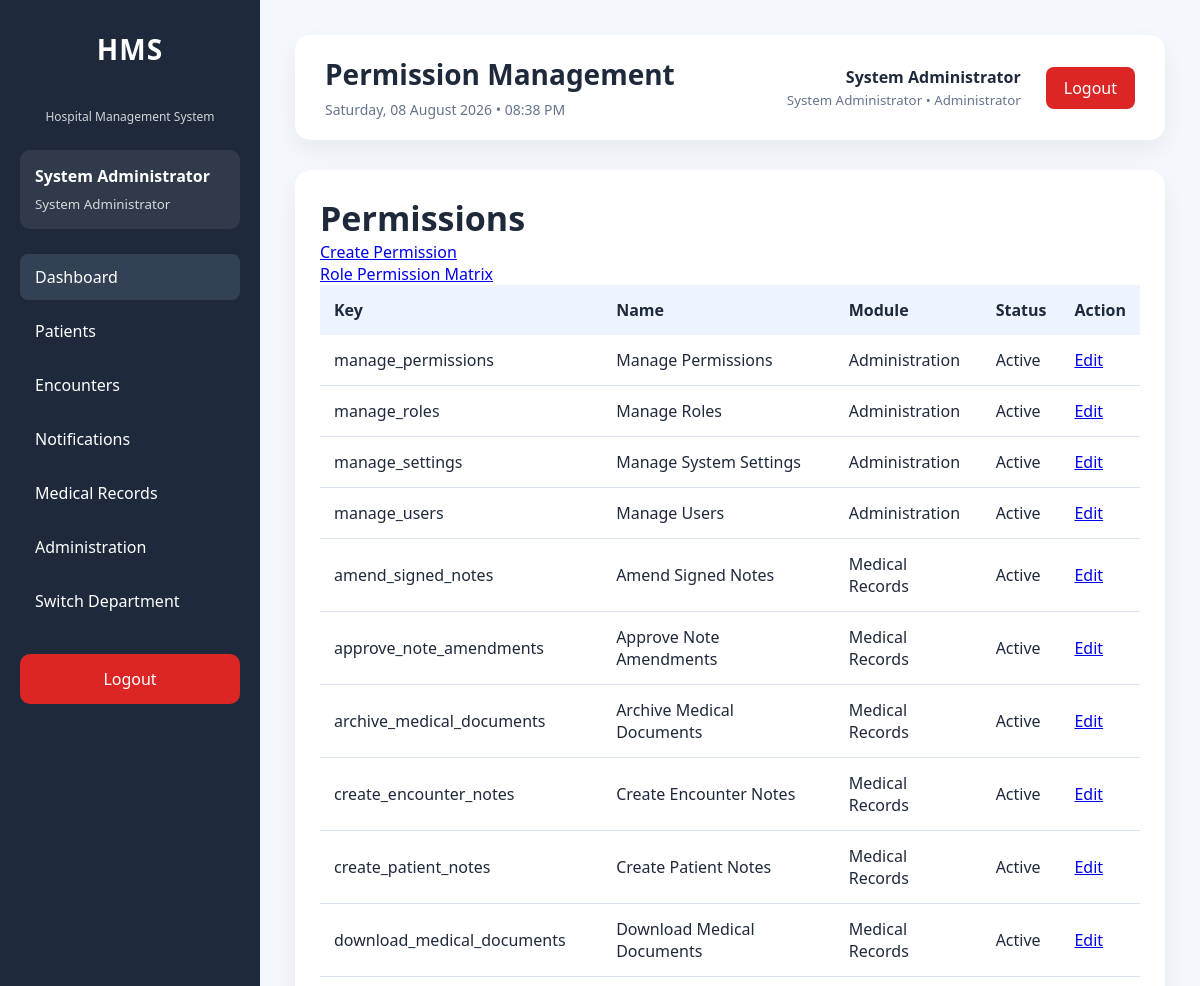
The app's page /modules/administration/permissions/index.php (signed in, upper part), older data.
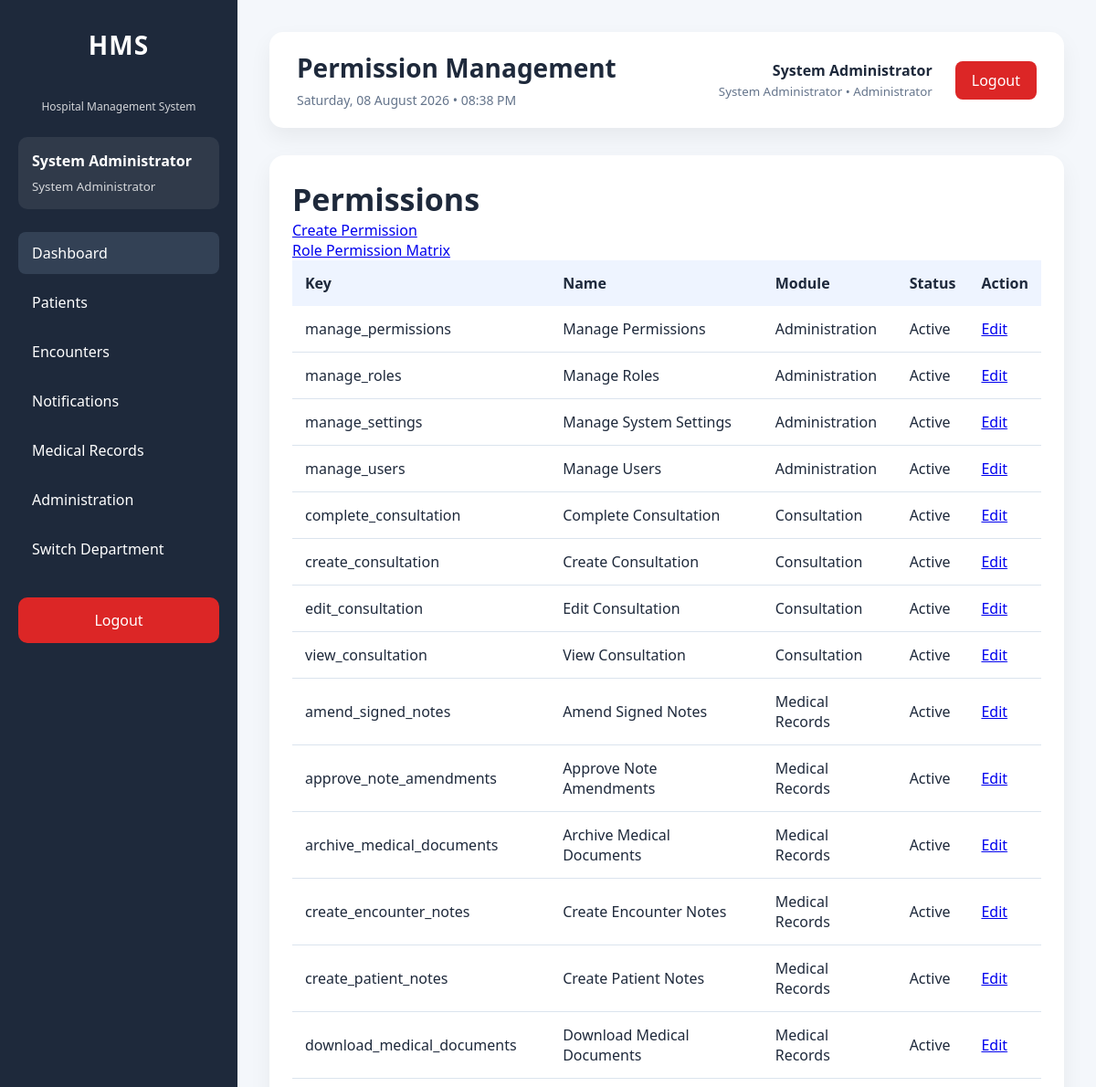
The same page, newer data.
### tables this page shows
CREATE TABLE `permissions` (
  `id` int(11) NOT NULL AUTO_INCREMENT,
  `permission_key` varchar(100) NOT NULL,
  `permission_name` varchar(150) NOT NULL,
  `module` varchar(100) NOT NULL,
  `description` text DEFAULT NULL,
  `is_active` tinyint(1) NOT NULL DEFAULT 1,
  `created_at` timestamp NOT NULL DEFAULT current_timestamp(),
  `updated_at` timestamp NULL DEFAULT NULL ON UPDATE current_timestamp(),
  PRIMARY KEY (`id`),
  UNIQUE KEY `uq_permissions_key` (`permission_key`),
  KEY `idx_permissions_module` (`module`),
  KEY `idx_permissions_active` (`is_active`)
);

### modules/administration/partials/bootstrap.php (called while the page is built, shortened)
<?php
require_once __DIR__ . '/../../../config/auth.php';
require_once __DIR__ . '/../../../config/database.php';
require_once __DIR__ . '/../../../config/helpers.php';
require_once __DIR__ . '/../../../services/PermissionService.php';
require_once __DIR__ . '/../../../services/UserDepartmentService.php';
$permissionService = new PermissionService($pdo);

### services/PermissionService.php (called while the page is built, shortened)
<?php
class PermissionService
{
    private PDO $pdo;
    public function __construct(PDO $pdo, ?SettingsService $settingsService = null)
    {
        $this->pdo = $pdo;
    }
    public function listPermissions(bool $includeInactive = true): array
    {
        $sql = '
            SELECT id, permission_key, permission_name, module,
                   description, is_active, created_at, updated_at
            FROM permissions
        ';
        $sql .= ' ORDER BY module, permission_name';
        try {
            return $this->pdo->query($sql)->fetchAll(PDO::FETCH_ASSOC);
        } catch (Throwable $exception) {
            return [];
        }
    }
}

### config/helpers.php (called while the page is built, shortened)
<?php
function e($value): string
{
    return htmlspecialchars(
        (string)$value,
        ENT_QUOTES,
        'UTF-8'
    );
}

### modules/administration/permissions/index.php (the view, shortened to what this page needs)
<?php
require_once __DIR__ . '/../partials/bootstrap.php';
$permissions = $permissionService->listPermissions();
require_once __DIR__ . '/../../../layouts/header.php';
require_once __DIR__ . '/../../../layouts/sidebar.php';
?>
<main class="content">
    <?php require_once __DIR__ . '/../../../layouts/navbar.php'; ?>
    <section class="card">
        <h2>Permissions</h2>
        <p><a class="btn-primary" href="create.php">Create Permission</a></p>
        <p><a href="matrix.php">Role Permission Matrix</a></p>
        <table>
            <thead><tr><th>Key</th><th>Name</th><th>Module</th><th>Status</th><th>Action</th></tr></thead>
            <tbody><?php foreach ($permissions as $permission): ?>
                <tr>
                    <td><?= e($permission['permission_key']) ?></td>
                    <td><?= e($permission['permission_name']) ?></td>
                    <td><?= e($permission['module']) ?></td>
                    <td><?= !empty($permission['is_active']) ? 'Active' : 'Inactive' ?></td>
                    <td><a href="edit.php?id=<?= (int)$permission['id'] ?>">Edit</a></td>
                </tr>
            <?php endforeach; ?></tbody>
        </table>
    </section>
</main>
<?php require_once __DIR__ . '/../../../layouts/footer.php'; ?>

Row changes from the older to the newer data that the page shows:
added permissions: permission_key "complete_consultation", permission_name "Complete Consultation", module "Consultation", is_active "Active"
added permissions: permission_key "create_consultation", permission_name "Create Consultation", module "Consultation", is_active "Active"
added permissions: permission_key "edit_consultation", permission_name "Edit Consultation", module "Consultation", is_active "Active"
added permissions: permission_key "view_consultation", permission_name "View Consultation", module "Consultation", is_active "Active"
